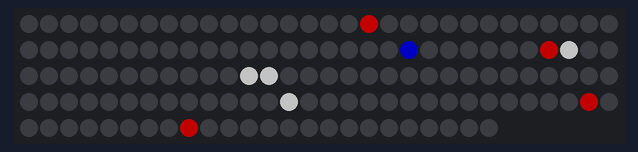
The sketch below on a simulated Arduino Uno, built with avr-gcc and run on an emulated ATmega328P. Parts: 144 RGB LEDs in strip order, left to right, continuing on the next row. Dim RGB values are drawn brighter than linear; random numbers use the default seed unless the sketch sets one.

Above: at 0.16 s.
At 5.04 s:
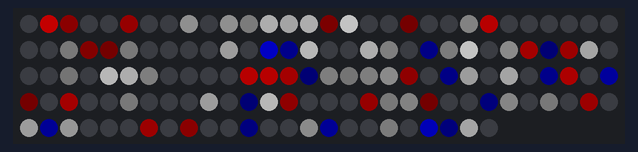
At 10.04 s:
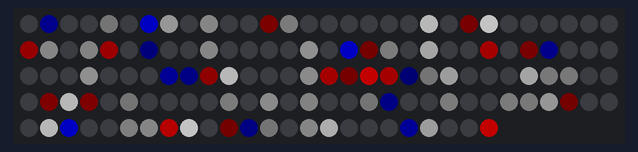
At 20.02 s:
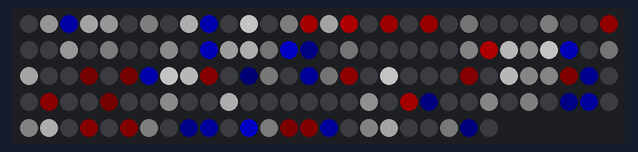
At 29.89 s:
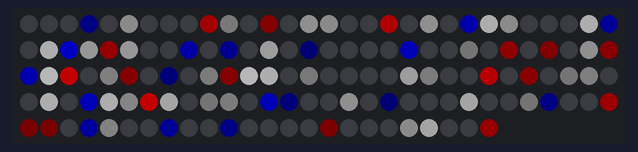
At 39.87 s:
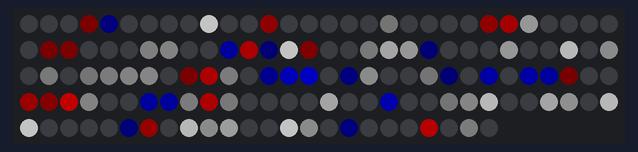

The sketch:

fourthOfJuly.ino
```cpp
// Randomly flash and fade LEDs of various colors

#define FASTLED_INTERNAL
#include <FastLED.h>

#define NUM_LEDS     144
#define DATA_PIN      6
#define CLOCK_PIN    13
#define PAUSE        10
#define BRIGHTNESS   90
#define VOLTS         5
#define MAX_mAMPS  1000
#define FADEAMT     64

CRGB leds[NUM_LEDS];

void setup() {
      FastLED.addLeds<NEOPIXEL, DATA_PIN>(leds, NUM_LEDS);  // GRB ordering is assumed
      FastLED.setMaxPowerInVoltsAndMilliamps(VOLTS, MAX_mAMPS);
      FastLED.setBrightness(BRIGHTNESS);
      FastLED.clear();
      FastLED.show();
//      Serial.begin(9600);
}

void setRandomPixels(int count) {
  for (int i=0; i<NUM_LEDS; i++) {
    leds[i] = leds[i].fadeToBlackBy(FADEAMT);
  }
  for (int i=0; i<count; i++) {
    int randomColor = random(1,4);
//    Serial.println(randomColor);
    int randomPixel = random(1,NUM_LEDS);
    if (randomColor == 1) {
        if (leds[randomPixel].r == 0)
          leds[randomPixel] = CRGB::Red;
      }
    if (randomColor == 2) {
        if (leds[randomPixel].g == 0)
          leds[randomPixel] = CRGB::White;
    }
    if (randomColor == 3) {
        if (leds[randomPixel].b == 0)
          leds[randomPixel] = CRGB::Blue;
    }
  }
}

void loop() {
  delay(100);
  setRandomPixels(10);
  FastLED.show();
}
```
